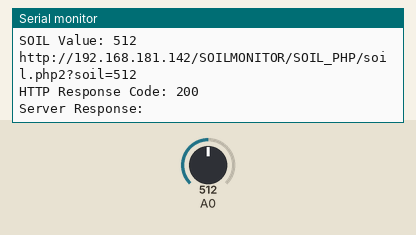
Bench run of a sketch on a simulated ESP8266 (NodeMCU). On the bench: the last lines printed to the serial monitor. The inputs (shaded band) are chosen by the test bench; at power-on: A0 = 512. WiFi joins after 1.5 s; servers stay silent unless stated; uploads are accepted with an empty reply.

Above: at 2.7 s.
2.8 s: A0 set to 716
At 6.93 s:
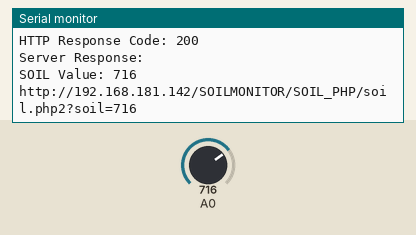
8.6 s: A0 set to 900
At 13.0 s:
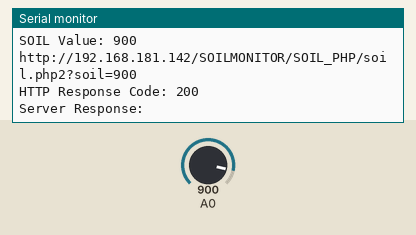
Timing chart, 0 to 14.5 s (numbered marks = the images above; inputs shaded):
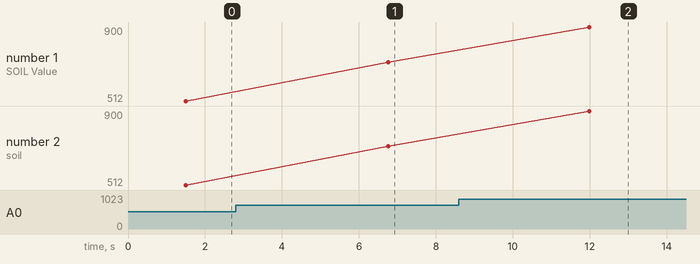

Measured:
- after the input at 2.8 s, the serial monitor: prints a new line after 4.0 s (image 1)
- after the input at 8.6 s, the serial monitor: prints a new line after 3.4 s (image 2)
- plotted number 1: 512 → 716 after the input at 2.8 s, 716 → 900 after the input at 8.6 s
- plotted number 2: 512 → 716 after the input at 2.8 s, 716 → 900 after the input at 8.6 s

The sketch:

SOILMONITORING_PHP.ino
```cpp
#include <ESP8266WiFi.h>
#include <ESP8266HTTPClient.h>

const char* ssid = "ESPTest";
const char* password = "12345678";

const char* serverURL = "http://192.168.181.142/SOILMONITOR/SOIL_PHP/soil.php2";

#define SOIL_PIN 4

void setup()
{
  Serial.begin(9600);

  WiFi.begin(ssid, password);

  Serial.print("Connecting to WiFi");

  while (WiFi.status() != WL_CONNECTED)
  {
    delay(500);
    Serial.print(".");
  }

  Serial.println();
  Serial.println("WiFi Connected!");
  Serial.print("ESP8266 IP: ");
  Serial.println(WiFi.localIP());
}

void loop()
{

  int SoilValue = analogRead (SOIL_PIN);

  Serial.print("SOIL Value: ");
  Serial.println(SoilValue);

  if (WiFi.status() == WL_CONNECTED)
  {

    WiFiClient Client;
    HTTPClient http;

    String url = String(serverURL) + "?soil=" + String(SoilValue);

    Serial.println(url);
    http.begin( Client, url);

    int httpCode = http.GET();

    if(httpCode > 0)
    {

     Serial.print("HTTP Response Code: ");
     Serial.println(httpCode);

     String response = http.getString();


     Serial.print("Server Response: ");
     Serial.println(response);

    }

    http.end();
  }

  delay(5000);
}
```
